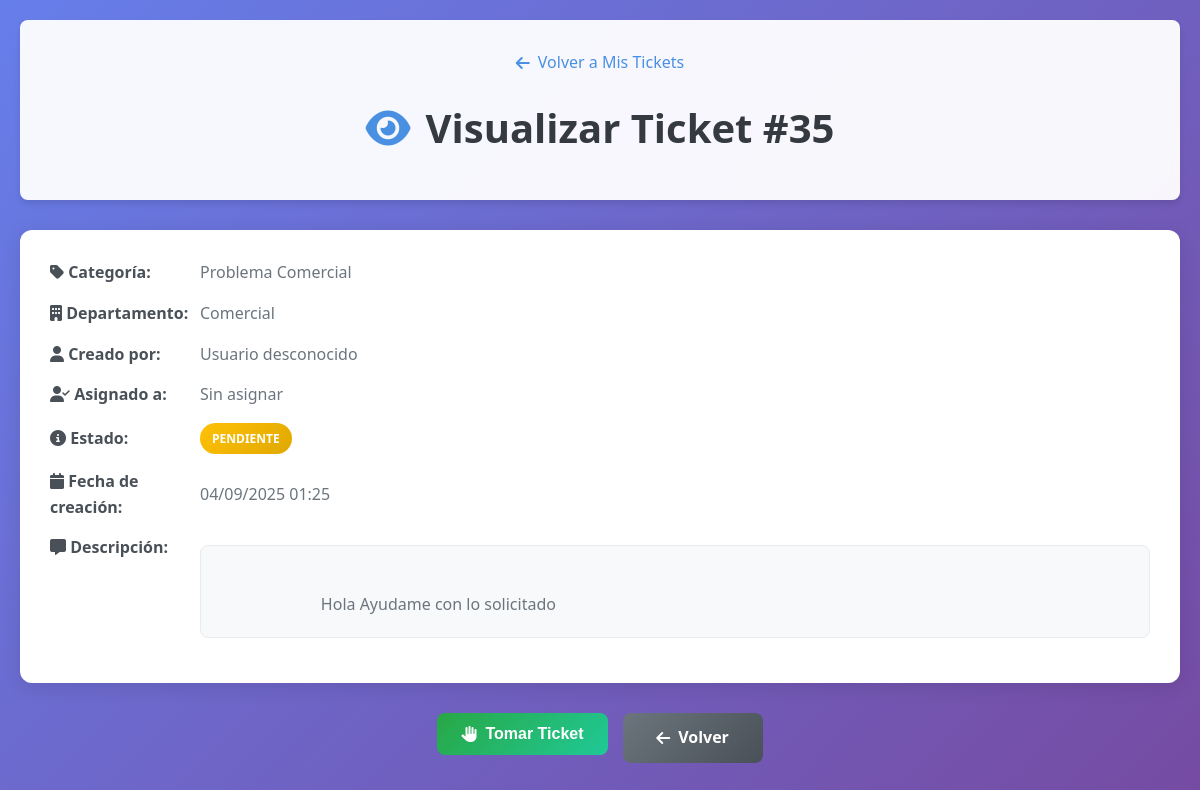
The page /Tickect/usuario/visualizar_ticket.php?ticket_id=35 (signed in) on the database its author committed.
### tables this page shows
CREATE TABLE `tickets` (
  `id` int(11) NOT NULL,
  `categoria_id` int(11) DEFAULT NULL,
  `descripcion` text NOT NULL,
  `imagenes_pegadas` text DEFAULT NULL,
  `estado` enum('pendiente','abierto','en_proceso','cerrado') DEFAULT 'pendiente',
  `tipo_solicitud` varchar(100) DEFAULT NULL,
  `fecha_creacion` timestamp NOT NULL DEFAULT current_timestamp(),
  `usuario_id` int(11) DEFAULT NULL,
  `departamento_id` int(11) NOT NULL,
  `cliente_id` int(11) DEFAULT NULL,
  `fecha_inicio` datetime DEFAULT NULL,
  `fecha_cierre` datetime DEFAULT NULL
);

CREATE TABLE `categorias` (
  `id` int(11) NOT NULL,
  `nombre` varchar(100) NOT NULL,
  `descripcion` text DEFAULT NULL,
  `color` varchar(7) DEFAULT '#4a90e2',
  `departamento_id` int(11) DEFAULT NULL,
  `fecha_creacion` timestamp NOT NULL DEFAULT current_timestamp()
);

CREATE TABLE `departamentos` (
  `id` int(11) NOT NULL,
  `nombre` varchar(100) NOT NULL,
  `tipo` enum('usuario','cliente') NOT NULL DEFAULT 'usuario'
);

### Tickect/usuario/visualizar_ticket.php (the view, shortened to what this page needs)
<?php
require_once '../includes/db.php';
$ticket_id = isset($_GET['ticket_id']) ? intval($_GET['ticket_id']) : 0;
try {
    $stmt = $pdo->prepare("
        SELECT t.*,
               c.nombre as categoria_nombre,
               d.nombre as departamento_nombre,
               u.usuario as creador_nombre,
               u2.usuario as asignado_nombre
        FROM tickets t
        LEFT JOIN categorias c ON t.categoria_id = c.id
        LEFT JOIN departamentos d ON t.departamento_id = d.id
        LEFT JOIN usuarios u ON t.usuario_id = u.id
        LEFT JOIN usuarios u2 ON t.cliente_id = u2.id
        WHERE t.id = ?
    ");
    $stmt->execute([$ticket_id]);
    $ticket = $stmt->fetch();
} catch (Exception $e) {
    die("Error al obtener el ticket: " . $e->getMessage());
}
?>
<!DOCTYPE html>
<html lang="es">
<head>
    <link rel="stylesheet" href="../css/style_usuario_crear_ticket.css">
    <link rel="stylesheet" href="https://cdnjs.cloudflare.com/ajax/libs/font-awesome/6.5.0/css/all.min.css">
</head>
<body>
    <div class="page-container">
        <div class="header-section">
            <div class="breadcrumb">
                <a href="ver_tickets.php" class="breadcrumb-link">
                    <i class="fas fa-arrow-left"></i> Volver a Mis Tickets
                </a>
            </div>
            <h1 class="page-title">
                <i class="fas fa-eye"></i>
                Visualizar Ticket #<?php echo $ticket['id']; ?>
            </h1>
        </div>
        <div class="ticket-details">
            <div class="detail-row">
                <div class="detail-label">
                    <i class="fas fa-tag"></i> Categoría:
                </div>
                <div class="detail-value">
                    <?php echo htmlspecialchars($ticket['categoria_nombre'] ?? 'Sin categoría'); ?>
                </div>
            </div>
            <div class="detail-row">
                <div class="detail-label">
                    <i class="fas fa-building"></i> Departamento:
                </div>
                <div class="detail-value">
                    <?php echo htmlspecialchars($ticket['departamento_nombre'] ?? 'Sin departamento'); ?>
                </div>
            </div>
            <div class="detail-row">
                <div class="detail-label">
                    <i class="fas fa-user"></i> Creado por:
                </div>
                <div class="detail-value">
                    <?php echo htmlspecialchars($ticket['creador_nombre'] ?? 'Usuario desconocido'); ?>
                </div>
            </div>
            <div class="detail-row">
                <div class="detail-label">
                    <i class="fas fa-user-check"></i> Asignado a:
                </div>
                <div class="detail-value">
                    <?php
                    if ($ticket['estado'] === 'pendiente') {
                        echo 'Sin asignar';
                    } else {
                        echo htmlspecialchars($ticket['asignado_nombre'] ?? 'Sin asignar');
                    }
                    ?>
                </div>
            </div>
            <div class="detail-row">
                <div class="detail-label">
                    <i class="fas fa-info-circle"></i> Estado:
                </div>
                <div class="detail-value">
                    <span class="status-badge status-<?php echo $ticket['estado']; ?>">
                        <?php
                        $estados = [
                            'pendiente' => 'Pendiente',
                            'en_proceso' => 'En Proceso',
                            'cerrado' => 'Cerrado'
                        ];
                        echo $estados[$ticket['estado']] ?? $ticket['estado'];
                        ?>
                    </span>
                </div>
            </div>
            <div class="detail-row">
                <div class="detail-label">
                    <i class="fas fa-calendar"></i> Fecha de creación:
                </div>
                <div class="detail-value">
                    <?php echo date('d/m/Y H:i', strtotime($ticket['fecha_creacion'])); ?>
                </div>
            </div>
            <div class="detail-row" style="align-items: flex-start;">
                <div class="detail-label">
                    <i class="fas fa-comment-alt"></i> Descripción:
                </div>
                <div class="detail-value">
                    <div class="description-box">
                        <?php echo htmlspecialchars(strip_tags($ticket['descripcion'])); ?>
                    </div>
                </div>
            </div>
        </div>
        <div class="action-buttons">
            <?php if ($ticket['estado'] === 'pendiente'): ?>
                <form method="post" action="tomar_ticket.php" style="display: inline;">
                    <button type="submit" class="btn btn-primary">
                        <i class="fas fa-hand-paper"></i>
                        Tomar Ticket
                    </button>
                </form>
            <?php endif; ?>
            <a href="ver_tickets.php" class="btn btn-secondary">
                <i class="fas fa-arrow-left"></i>
                Volver
            </a>
        </div>
    </div>
</body>
</html>

### Tickect/css/style_usuario_crear_ticket.css (style rules this page uses)
:root { --primary-color: #4a90e2; --primary-hover: #357abd; --secondary-color: #6c757d; --success-color: #28a745; --warning-color: #ffc107; --danger-color: #dc3545; --info-color: #17a2b8; --light-color: #f8f9fa; --dark-color: #343a40; --border-color: #dee2e6; --shadow: 0 4px 6px rgba(0, 0, 0, 0.1); --border-radius: 8px; --transition: all 0.3s ease; }
* { margin: 0; padding: 0; box-sizing: border-box; }
body { font-family: 'Segoe UI', Tahoma, Geneva, Verdana, sans-serif; background: linear-gradient(135deg, #667eea 0%, #764ba2 100%); min-height: 100vh; color: #333; line-height: 1.6; }
.page-container { max-width: 1200px; margin: 0 auto; padding: 20px; }
.header-section { background: rgba(255, 255, 255, 0.95); backdrop-filter: blur(10px); border-radius: var(--border-radius); padding: 30px; margin-bottom: 30px; box-shadow: var(--shadow); text-align: center; }
.breadcrumb { margin-bottom: 20px; }
.breadcrumb-link { color: var(--primary-color); text-decoration: none; font-weight: 500; transition: var(--transition); display: inline-flex; align-items: center; gap: 8px; }
.page-title { font-size: 2.5rem; color: var(--dark-color); margin-bottom: 10px; display: flex; align-items: center; justify-content: center; gap: 15px; }
.page-title i { color: var(--primary-color); }
.btn { padding: 12px 24px; border: none; border-radius: var(--border-radius); font-size: 1rem; font-weight: 600; text-decoration: none; cursor: pointer; transition: var(--transition); display: inline-flex; align-items: center; gap: 8px; min-width: 140px; justify-content: center; }
.btn-primary { background-color: var(--primary-color); color: white; }
.btn-secondary { background-color: var(--secondary-color); color: white; }

### Tickect/usuario/visualizar_ticket.php (style rules this page uses)
.ticket-details { background: white; border-radius: 12px; padding: 30px; box-shadow: 0 4px 20px rgba(0,0,0,0.1); margin-bottom: 20px; }
.detail-row { display: flex; margin-bottom: 15px; align-items: center; }
.detail-label { font-weight: 600; color: #495057; width: 150px; flex-shrink: 0; }
.detail-value { color: #6c757d; flex: 1; }
.status-badge { display: inline-block; padding: 6px 12px; border-radius: 20px; font-size: 12px; font-weight: 600; text-transform: uppercase; }
.status-pendiente { background: linear-gradient(135deg, #ffc107, #e0a800); color: white; }
.description-box { background: #f8f9fa; border: 1px solid #e9ecef; border-radius: 8px; padding: 20px; margin-top: 10px; white-space: pre-wrap; word-wrap: break-word; max-height: 300px; overflow-y: auto; }
.action-buttons { display: flex; gap: 15px; justify-content: center; margin-top: 30px; }
.btn { display: inline-flex; align-items: center; gap: 8px; padding: 12px 24px; border: none; border-radius: 8px; text-decoration: none; font-weight: 600; transition: all 0.3s ease; cursor: pointer; }
.btn-primary { background: linear-gradient(135deg, #28a745, #20c997); color: white; }
.btn-secondary { background: linear-gradient(135deg, #6c757d, #495057); color: white; }

### rows shown on the page
tickets: id "35", categoria.nombre "Problema Comercial", departamento.nombre "Comercial", estado "PENDIENTE", fecha_creacion "04/09/2025 01:25", descripcion "Hola Ayudame con lo solicitado"

### other values the page prints
$ticket['creador_nombre'] "Usuario desconocido"
